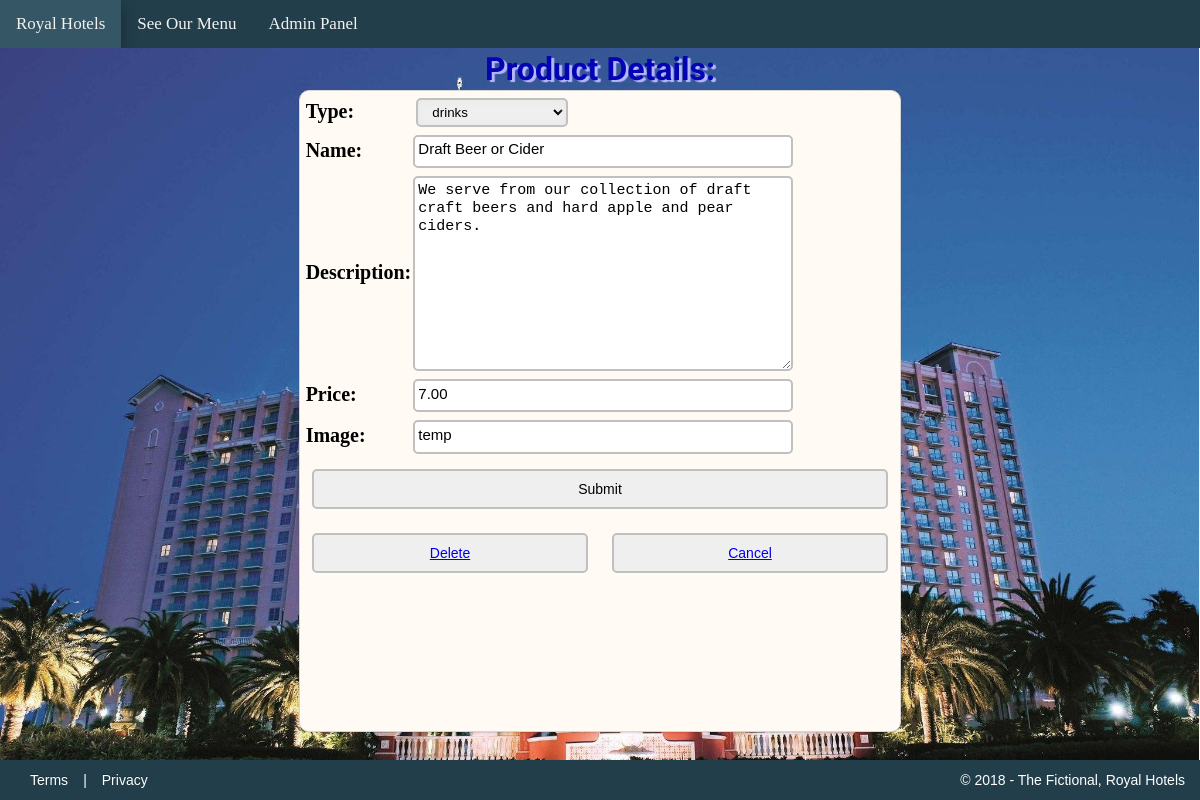
Before: /10/details/ with the older database file.
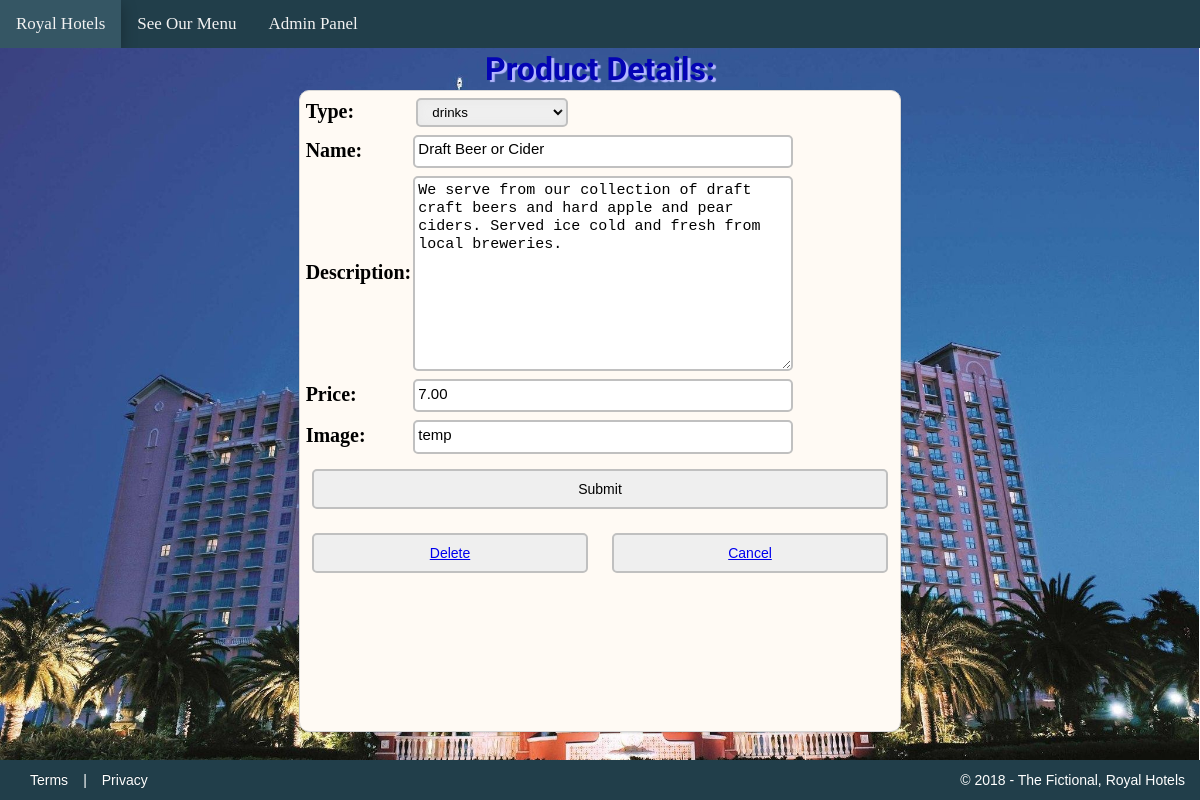
After: the same page with the newer database file.
### products/models.py (models this page shows, shortened)
class Product(models.Model):
    type = models.CharField(max_length=60, choices=TYPE_CHOICES)
    name = models.CharField(max_length=60, default="", blank=True, null=False)
    description = models.TextField(max_length= 300, default="", blank=True)
    price = models.DecimalField(default=0.00, max_digits=100000, decimal_places=2)
    image = models.CharField(max_length=255, default='', blank=True)
    objects = models.Manager()

### products/views.py (the view)
# urls.py: path('<int:pk>/details/', views.details, name="details"),
def details(request, pk):
    pk = int(pk)
    item = get_object_or_404(Product, pk=pk)
    form = ProductForm(data=request.POST or None, instance=item)
    if request.method == 'POST':
        if form.is_valid():
            form2 = form.save(commit=False)
            form2.save()
            return redirect('admin_console')
        else:
            print(form.errors)
    else:
        return render(request, 'products/present_product.html', {'form': form})

### products/forms.py
class ProductForm(ModelForm):
    class Meta:
        model = Product
        fields = '__all__'

### products/templates/products/present_product.html (shortened to what this page needs)
{% extends 'base.html' %}
{% block header %}Product Details:{% endblock %}
{% block content %}
<div class="admin_panel">
    <form name="productForm" method="POST" action="../details/">
        <table>
            {{ form.as_table }}
        </table>
        <div class="frmBtn_container">
            <input type="submit">
            <div class="frmBtn_container">
                <button class="btn"><a href="../{{ form.pk}}delete/">Delete</a></button>
                <button class="btn"><a href="{% url 'admin_console' %}">Cancel</a></button>
            </div>
        </div>
    </form>
</div>
{% endblock %}

### templates/base.html (shortened to what this page needs)
{% load static %}
<!DOCTYPE hmtl>
<html lang="en" class="bg_img">
    <head>
        <link rel="stylesheet" type="text/css" href="{% static 'css/layout.css' %}">
    </head>
    <body>
        <div class="page_container">
            {% include "navbar.html" %}
            <header class="header-title">
                <h1>{% block header %}{% endblock %}</h1>
            </header>
            {% block content %}{% endblock %}
        </div>
        {% include "footer.html" %}
    </body>
</html>

### templates/navbar.html
 <ul class="topnav">
    <li><a href="{% url 'home' %}">Royal Hotels</a></li>
    <li><a href="#">See Our Menu</a></li>
    <li><a href="{% url 'admin_console' %}">Admin Panel</a></li>
 </ul>

### templates/footer.html
<section id="block-footer">
    <p id="footer-right"><a href="#">Terms</a>|<a href="#">Privacy</a></p>
    <p id="footer-left">&copy; 2018 - The Fictional, Royal Hotels</p>
</section>

### assets/css/layout.css (style rules this page uses)
* { margin: 0; }
html { background-color: lightblue; }
body { position: relative; overflow: hidden; }
html, body { height: 100%; margin: 0; padding: 0; }
p { padding: 2px 16px; font-size: 15px; font-family: 'Lato', Georgia, sans-serif; color: #666666; }
h1 { color: #0404B4; font-family: 'Lobster'; text-shadow: 3px 2px 1px rgba(181, 184, 255, 1); margin:0 auto; }
ul.topnav { list-style-type: none; margin: 0; padding: 0; overflow: hidden; background-color: #213e4a; }
ul.topnav li { float: left; }
ul.topnav li a { display: inline-block; color: #f2f2f2; text-align: center; padding: 14px 16px; text-decoration: none; transition: 0.3s; font-size: 17px; -webkit-transition-duration: 0.4s; transition-duration: 0.4s; cursor: pointer; }
.header-title { padding: 2px 16px; text-align: center; }
.admin_panel { margin: 0 auto; width: 50%; height: 80%; background-color: #fffaf4; border: 1px solid #d6d6d6; box-shadow: 0 1px 2px rgba(0,0,0,0.15); transition: all 0.3s ease-in-out; border-radius: 10px; transition: 0.3s; }
.frmBtn_container { display: flex; flex-wrap: wrap; align-items: center; width: 100%; }
.btn { flex-grow: 2; justify-content: center; text-align: center; display: inline-block; width: 150px; margin: 2% 2% 2% 2%; color: black; padding: 10px 0px; text-decoration: none; font-size: 14px; -webkit-transition-duration: 0.4s; transition-duration: 0.4s; cursor: pointer; border: 2px solid silver; border-radius: 5px; }
input[type="submit"] { flex-grow: 1; width: 10%; justify-content: center; text-align: center; display: inline-block; margin: 2% 2% 2% 2%; color: black; padding: 9px 0px 9px 0px; text-decoration: none; font-size: 14px; -webkit-transition-duration: 0.4s; transition-duration: 0.4s; cursor: pointer; border: 2px solid silver; border-radius: 5px; }
select { padding: 4px 10px; width: 40%; display: inline-block; margin: 1% 0% 0 1%; border: 2px solid silver; border-radius: 5px; box-shadow: 0 0 10px #E8E8E8 inset; }
input, textarea { width: 100%; margin: 1% 0 0 0; padding: 1% 0 2% 1%; line-height: 18px; font-size: 15px; border-radius: 5px; border: 2px solid silver; }
label { display: inline-block; width: 95%; text-align: left; margin: 1% 0 0 0; color: black; line-height: 18px; font-size: 20px; }
#block-footer { clear: both; display: flex; width: 100%; -moz-box-sizing: border-box; margin: 0 auto; background-color: #213e4a; position: absolute; bottom: 0; height: 40px; }
#block-footer a, #block-footer p { flex: 1; color: white; padding: 15px 15px; font-size: 14px; line-height: 10px; font-family:'PT Sans', Arial, Helvetica, sans-serif; }
#footer-left { width: 40%; text-align: right; }
#block-footer { float:left; clear:both; width:100%; }
#block-footer a { color: white; text-shadow: 0 -1px 0 rgba(0, 0, 0, 0.25); text-decoration: none; outline: medium none; }
.bg_img { background-color: lightblue; background-image: url('/static/images/hotel_img3.jpg'); background-size: cover; background-attachment:fixed; background-position: center; position: relative; -webkit-background-size: cover; -moz-background-size: cover; -o-background-size: cover; background-size: cover; }

Changed rows visible on the page:
changed Product "drinks": description "We serve from our collection of draft craft beers and hard apple and pear ciders." → "We serve from our collection of draft craft beers and hard apple and pear ciders. Served ice cold and fresh from local breweries."
